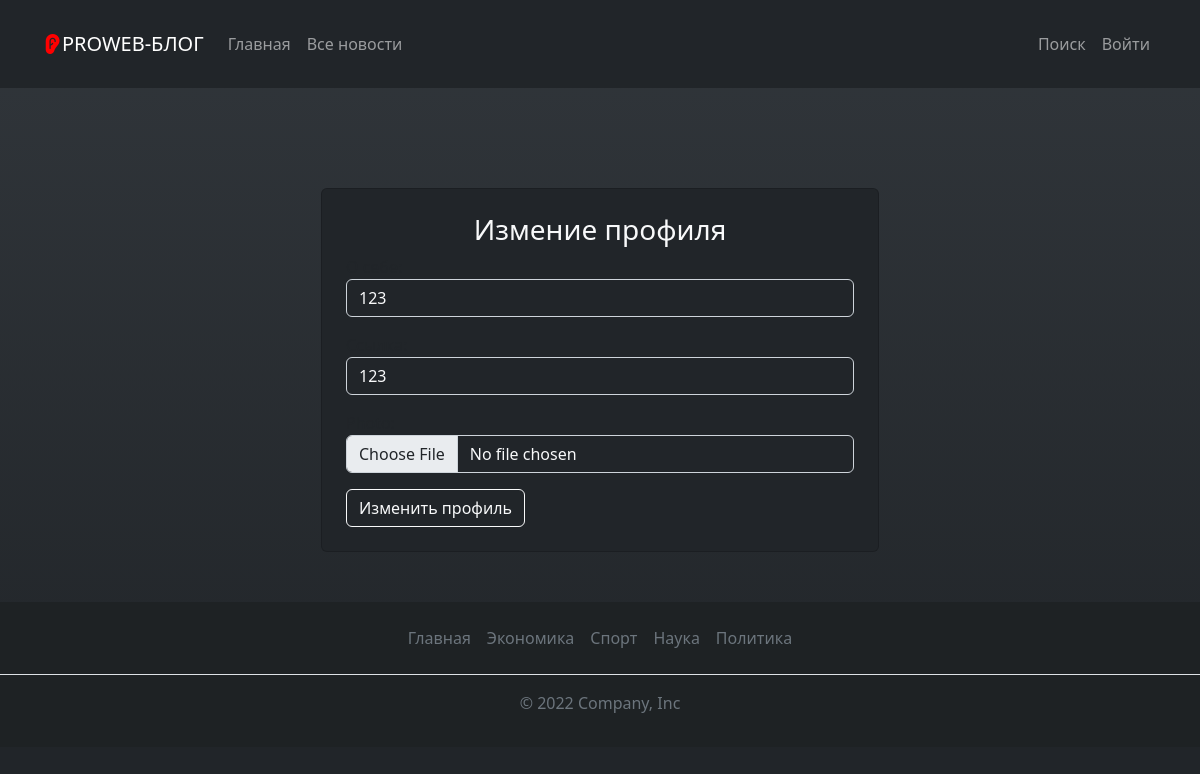
The page /profile/1/edit/ on the database its author committed.
### blog/models.py (models this page shows, shortened)
class Profile(models.Model):
    user = models.OneToOneField(User, on_delete=models.CASCADE, verbose_name='Пользователь')
    photo = models.ImageField(upload_to='photos/users/', blank=True, null=True)
    bio = models.CharField(max_length=255, blank=True, null=True, verbose_name='О себе')
    link = models.CharField(max_length=255, blank=True, null=True, verbose_name='Ссылка')
    class Meta:
        verbose_name = 'Профиль'
        verbose_name_plural = 'Профили'

class Category(models.Model):
    title = models.CharField(max_length=255, verbose_name='Название категории')
    def __str__(self):
        return self.title
    def get_absolute_url(self):
        return reverse('category', kwargs={'pk': self.pk})
    class Meta:
        verbose_name = 'Категория'
        verbose_name_plural = 'Категории'

### blog/views.py (the view)
# urls.py: path('profile/<int:pk>/edit/', edit_profile_view, name='edit_profile'),
def edit_profile_view(request, pk):
    if request.method == 'POST':
        form = ProfileForm(request.POST, request.FILES, instance=request.user.profile)
        if form.is_valid():
            form.save()
        else:
            for field in form.errors:
                messages.error(request, form.errors[field].as_text())
        return redirect('profile', pk)
    else:
        form = ProfileForm(instance=Profile.objects.get(user_id=pk))
        context = {
            'form': form
        }
        return render(request, 'blog/edit_profile.html', context)

### blog/forms.py
class LoginForm(AuthenticationForm):
    username = forms.CharField(max_length=255, widget=forms.TextInput(attrs={
        'class': 'form-control',
        'placeholder': 'Имя пользователя'
    }))
    password = forms.CharField(widget=forms.PasswordInput(attrs={
        'class': 'form-control',
        'placeholder': 'Введите пароль'
    }))

class RegistrationForm(UserCreationForm):
    password1 = forms.CharField(label='Пароль', widget=forms.PasswordInput(attrs={
        'class': 'form-control',
        'placeholder': 'Пароль'
    }))
    password2 = forms.CharField(label='Подтверждение пароля', widget=forms.PasswordInput(attrs={
        'class': 'form-control',
        'placeholder': 'Подтвердите пароль'
    }))
    username = forms.CharField(label='Имя пользователя', widget=forms.TextInput(attrs={
        'class': 'form-control',
        'placeholder': 'Имя пользователя'
    }))
    first_name = forms.CharField(label='Имя', widget=forms.TextInput(attrs={
        'class': 'form-control',
        'placeholder': 'Ваше имя'
    }))
    last_name = forms.CharField(label='Фамилия', widget=forms.TextInput(attrs={
        'class': 'form-control',
        'placeholder': 'Ваша фамилия'
    }))
    email = forms.EmailField(label='Почта', widget=forms.EmailInput(attrs={
        'class': 'form-control',
        'placeholder': 'Ваша почта'
    }))
    class Meta:
        model = User
        fields = ['username', 'email', 'first_name', 'last_name', 'password1', 'password2']

### blog/context_processors.py (called while the page is built)
def add_my_forms(request):
    return {
        'login_form': LoginForm(),
        'register_form': RegistrationForm()
    }

### blog/templatetags/blog_tags.py (called while the page is built)
@register.simple_tag()
def get_categories():
    return Category.objects.all()

### blog/templates/blog/edit_profile.html (shortened to what this page needs)
{% extends 'base.html' %}
{% block main %}
<div class="d-flex justify-content-center" style="margin-top: 100px">
    <div class="card bg-dark col-6 p-4">
        <h3 class="text-light text-center">Измение профиля</h3>
        <form action="" method="post" enctype="multipart/form-data">
            {{ form.as_p }}
            <button type="submit" class="btn btn-outline-light">
                Изменить профиль
            </button>
        </form>
    </div>
</div>
{% endblock main %}

### templates/base.html (shortened to what this page needs)
{% load blog_tags %}
{% load static %}
<!doctype html>
<html lang="en">
<head>
    <link href="https://cdn.jsdelivr.net/npm/bootstrap@5.2.2/dist/css/bootstrap.min.css" rel="stylesheet"
>
    <link rel="stylesheet" href="{% static 'blog/css/style.css' %}">
    <link rel="stylesheet" href="https://cdn.jsdelivr.net/npm/bootstrap-icons@1.10.2/font/bootstrap-icons.css">
</head>
<body class="bg-dark" style="background: rgb(49,54,59);
background: linear-gradient(180deg, rgba(49,54,59,1) 0%, rgba(33,37,41,1) 100%);
background-repeat: no-repeat">
{% include 'components/_navbar.html' %}
<div class="container">
    {% block main %}
    {% endblock main %}
</div>
  <footer class="py-3" style="background-color: rgb(30, 34, 36); margin-top:50px">
    <ul class="nav justify-content-center border-bottom pb-3 mb-3">
      <li class="nav-item"><a href="{% url 'index' %}" class="nav-link px-2 text-muted">Главная</a></li>
        {% get_categories as categories %}
        {% for category in categories %}
      <li class="nav-item"><a href="{{ category.get_absolute_url }}" class="nav-link px-2 text-muted">{{ category }}</a></li>
        {% endfor %}
    </ul>
    <p class="text-center text-muted">© 2022 Company, Inc</p>
  </footer>
</body>
</html>

### rows shown on the page
Profile: bio "123", link "123"
Category: title "Экономика"
Category: title "Спорт"
Category: title "Наука"
Category: title "Политика"
